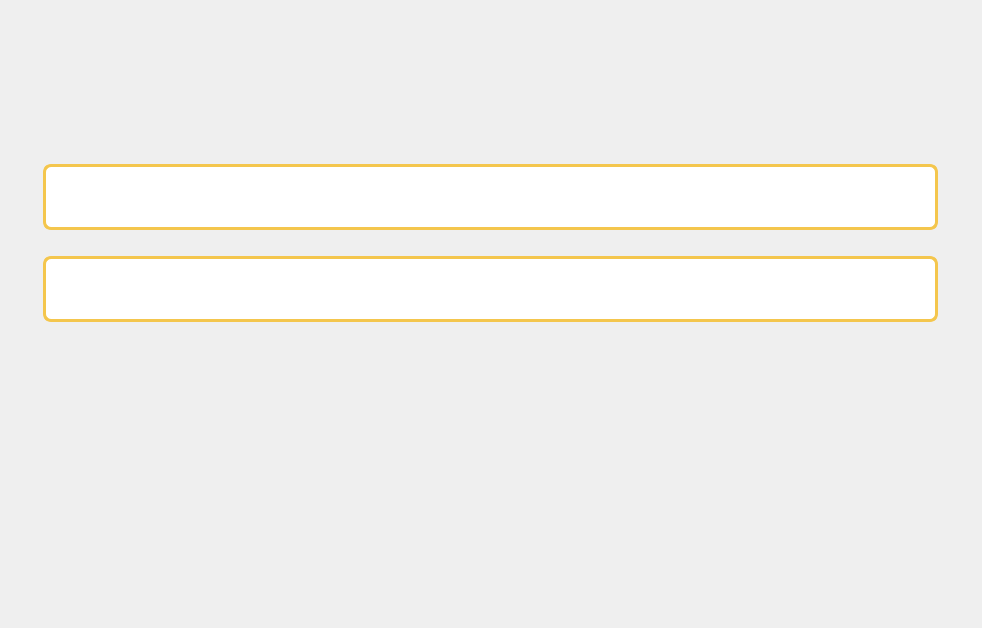
<?xml version="1.0" encoding="UTF-8"?>
<ui version="4.0">
 <class>TrainStationConnectWindow</class>
 <widget class="QWidget" name="TrainStationConnectWindow">
  <property name="geometry">
   <rect>
    <x>0</x>
    <y>0</y>
    <width>982</width>
    <height>628</height>
   </rect>
  </property>
  <property name="windowTitle">
   <string>Form</string>
  </property>
  <widget class="QLabel" name="label">
   <property name="geometry">
    <rect>
     <x>0</x>
     <y>0</y>
     <width>982</width>
     <height>628</height>
    </rect>
   </property>
   <property name="text">
    <string/>
   </property>
   <property name="pixmap">
    <pixmap resource="resources.qrc">:/addConnectWindow.png</pixmap>
   </property>
  </widget>
  <widget class="QPushButton" name="pushButton_2">
   <property name="geometry">
    <rect>
     <x>958</x>
     <y>14</y>
     <width>17</width>
     <height>17</height>
    </rect>
   </property>
   <property name="styleSheet">
    <string notr="true">border-radius: 20px; </string>
   </property>
   <property name="text">
    <string/>
   </property>
   <property name="icon">
    <iconset resource="resources.qrc">
     <normaloff>:/closeIcon.png</normaloff>:/closeIcon.png</iconset>
   </property>
   <property name="iconSize">
    <size>
     <width>17</width>
     <height>17</height>
    </size>
   </property>
  </widget>
  <widget class="QPushButton" name="pushButton_9">
   <property name="geometry">
    <rect>
     <x>371</x>
     <y>476</y>
     <width>240</width>
     <height>82</height>
    </rect>
   </property>
   <property name="styleSheet">
    <string notr="true">border-radius: 20px; </string>
   </property>
   <property name="text">
    <string/>
   </property>
   <property name="icon">
    <iconset resource="resources.qrc">
     <normaloff>:/connectTrainStationButton.png</normaloff>:/connectTrainStationButton.png</iconset>
   </property>
   <property name="iconSize">
    <size>
     <width>240</width>
     <height>82</height>
    </size>
   </property>
  </widget>
  <widget class="QPushButton" name="pushButton_3">
   <property name="geometry">
    <rect>
     <x>934</x>
     <y>14</y>
     <width>17</width>
     <height>17</height>
    </rect>
   </property>
   <property name="styleSheet">
    <string notr="true">border-radius: 20px; </string>
   </property>
   <property name="text">
    <string/>
   </property>
   <property name="icon">
    <iconset resource="resources.qrc">
     <normaloff>:/swapIcon.png</normaloff>:/swapIcon.png</iconset>
   </property>
   <property name="iconSize">
    <size>
     <width>17</width>
     <height>17</height>
    </size>
   </property>
  </widget>
  <widget class="QComboBox" name="comboBox">
   <property name="geometry">
    <rect>
     <x>43</x>
     <y>164</y>
     <width>895</width>
     <height>66</height>
    </rect>
   </property>
   <property name="styleSheet">
    <string notr="true">QComboBox {
    border: 3px solid #F4C64D;
    border-radius: 8px;
    gridline-color: #6D55FF;
    background-color: white;	
	color: black;
	font-size: 16pt;
	padding-left: 10px;
	font-family: Karla;
}

QComboBox::drop-down {
	subcontrol-origin: padding;
    subcontrol-position: top right;
    width: 40px;
    border-left-width: 1px;
    border-left-style: solid;
    border-top-right-radius: 3px;
    border-bottom-right-radius: 3px;
}

QComboBox::down-arrow {
	image: url(:/DownArrow.png);
}

QComboBox::drop-down:hover {
	background-color: lightgray;
}

QComboBox QAbstractItemView {
    border: 3px solid #F4C64D;
    color: black; /* Text color in the dropdown - purple */
    background-color: #FFE6A4;
}

QScrollBar:vertical {
    border: none;
    background: white; /* Можно изменить на цвет фона таблицы или окна */
    width: 7px; /* Уменьшенная ширина */
    margin: 0px; /* Если не нужно отступление от краев */
    /*border-radius: 5px; /* Уменьшенное закругление */
}

QScrollBar::handle:vertical {
    background:  #F4C64D;
    min-height: 7px; /* Уменьшенная минимальная длина */
    /*border-radius: 5px; /* Уменьшенное закругление */
}

QScrollBar::add-page:vertical, QScrollBar::sub-page:vertical {
    background: white; /* Это изменит цвет фона неактивных частей ползунка */
}

QScrollBar::add-line:vertical, QScrollBar::sub-line:vertical {
    border: none;
    background: none;
    width: 0px;
    height: 0px;
}

QScrollBar:horizontal {
    border: none;
    background: white; /* Можно изменить на цвет фона таблицы или окна */
    height: 7px; /* Уменьшенная высота */
    margin: 0px; /* Если не нужно отступление от краев */
    /*border-radius: 5px; /* Уменьшенное закругление */
}

QScrollBar::handle:horizontal {
    background:  #F4C64D;
    min-width: 10px; /* Уменьшенная минимальная длина */
    /*border-radius: 5px; /* Уменьшенное закругление */
}

QScrollBar::add-page:horizontal, QScrollBar::sub-page:horizontal {
    background: white; /* Это изменит цвет фона неактивных частей ползунка */
}
</string>
   </property>
  </widget>
  <widget class="QComboBox" name="comboBox_2">
   <property name="geometry">
    <rect>
     <x>43</x>
     <y>256</y>
     <width>895</width>
     <height>66</height>
    </rect>
   </property>
   <property name="styleSheet">
    <string notr="true">QComboBox {
    border: 3px solid #F4C64D;
    border-radius: 8px;
    gridline-color: #6D55FF;
    background-color: white;	
	color: black;
	font-size: 16pt;
	padding-left: 10px;
	font-family: Karla;
}

QComboBox::drop-down {
	subcontrol-origin: padding;
    subcontrol-position: top right;
    width: 40px;
    border-left-width: 1px;
    border-left-style: solid;
    border-top-right-radius: 3px;
    border-bottom-right-radius: 3px;
}

QComboBox::down-arrow {
	image: url(:/DownArrow.png);
}

QComboBox::drop-down:hover {
	background-color: lightgray;
}

QComboBox QAbstractItemView {
    border: 3px solid #F4C64D;
    color: black; /* Text color in the dropdown - purple */
    background-color: #FFE6A4;
}

QScrollBar:vertical {
    border: none;
    background: white; /* Можно изменить на цвет фона таблицы или окна */
    width: 7px; /* Уменьшенная ширина */
    margin: 0px; /* Если не нужно отступление от краев */
    /*border-radius: 5px; /* Уменьшенное закругление */
}

QScrollBar::handle:vertical {
    background:  #F4C64D;
    min-height: 7px; /* Уменьшенная минимальная длина */
    /*border-radius: 5px; /* Уменьшенное закругление */
}

QScrollBar::add-page:vertical, QScrollBar::sub-page:vertical {
    background: white; /* Это изменит цвет фона неактивных частей ползунка */
}

QScrollBar::add-line:vertical, QScrollBar::sub-line:vertical {
    border: none;
    background: none;
    width: 0px;
    height: 0px;
}

QScrollBar:horizontal {
    border: none;
    background: white; /* Можно изменить на цвет фона таблицы или окна */
    height: 7px; /* Уменьшенная высота */
    margin: 0px; /* Если не нужно отступление от краев */
    /*border-radius: 5px; /* Уменьшенное закругление */
}

QScrollBar::handle:horizontal {
    background:  #F4C64D;
    min-width: 10px; /* Уменьшенная минимальная длина */
    /*border-radius: 5px; /* Уменьшенное закругление */
}

QScrollBar::add-page:horizontal, QScrollBar::sub-page:horizontal {
    background: white; /* Это изменит цвет фона неактивных частей ползунка */
}


</string>
   </property>
  </widget>
 </widget>
 <resources>
  <include location="resources.qrc"/>
 </resources>
 <connections/>
</ui>
